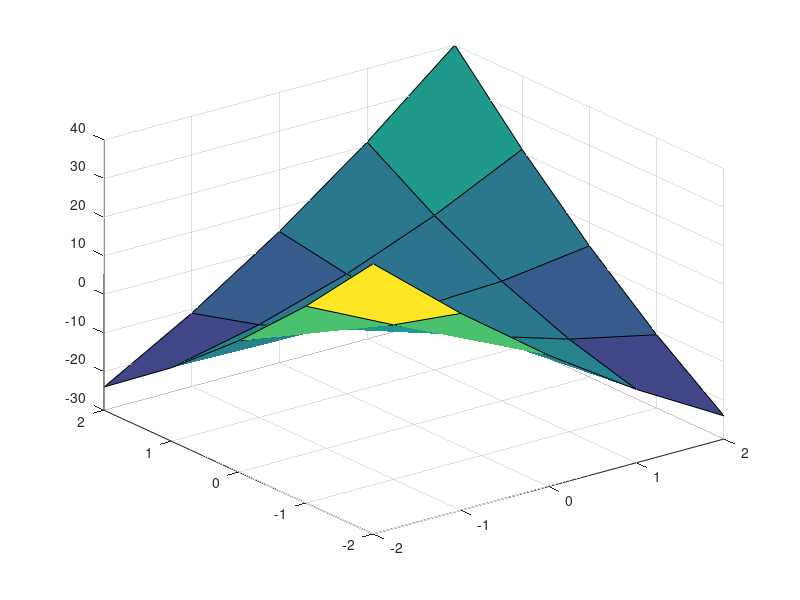

Recreate this plot in MATLAB. (Note: this script raises an error after producing the figure.)
n=5;
x1=-2:1:2;
x2=-2:1:2;
y=zeros (n, n);
s=0;
Input=zeros (2,25);
Target=zeros (1, 25);
for j=1:n
    for i=1:n
    y(j, i) = (x1 (j)) ^ 2+(x2 (i)) ^ 2 + 8*(x1(j)*x2(i));
    s=s+1;
    Input (1,s) =x1 (j);
    Input (2,s) =x2 (i);
    Target (1,s) = (x1 (j)) ^ 2+(x2 (i)) ^ 2 + 8*(x1(j)*x2(i));
    end
end

Input;
Target;
surf(x1, x2, y)


s1=0;
s2=0;
for (i=1:25)
  s1=s1+((Target(i)-output(i))^2);
  s2=s2+(Target(i)^2);
end
s1=s1^(1/2);
d=s1/(s2^(1/2));
ans=d
